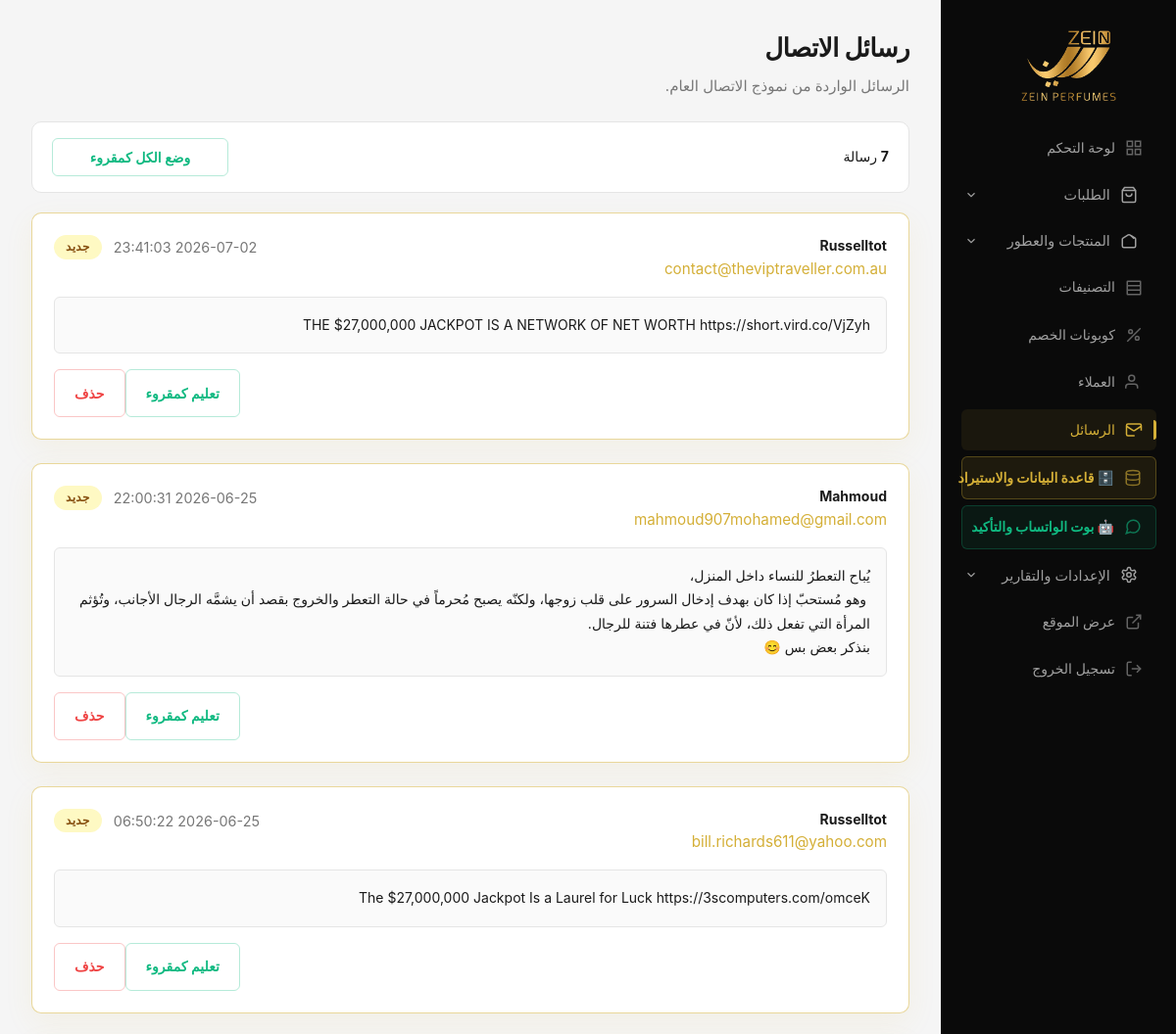
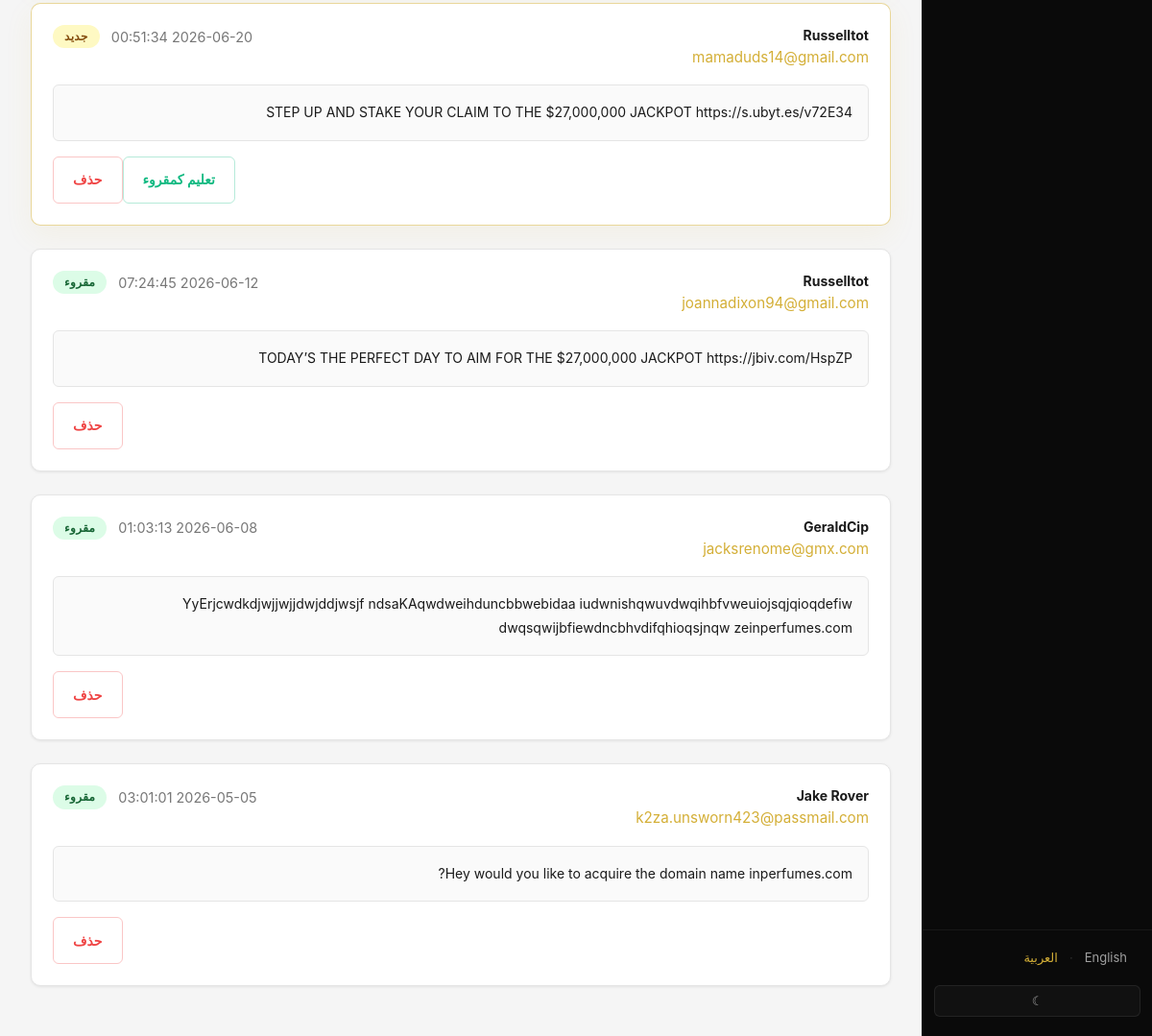
Screenshot of /admin/messages.php (signed in) with the database file from the repository (2 pictures, top to bottom).
### tables this page shows
CREATE TABLE `contact_messages` (
  `id` int(10) UNSIGNED NOT NULL,
  `name` varchar(255) NOT NULL,
  `email` varchar(255) NOT NULL,
  `message` text NOT NULL,
  `created_at` datetime NOT NULL DEFAULT current_timestamp(),
  `read_at` datetime DEFAULT NULL
);

### includes/locale.php (called while the page is built, shortened)
<?php
function current_lang(): string
{
    return $_SESSION['lang'] ?? 'ar';
}
function t(string $key, array $replace = []): string
{
    $lang = current_lang();
    $map = translation_map();
    $str = $map[$lang][$key] ?? $map['en'][$key] ?? $map['ar'][$key] ?? $key;
    return $str;
}

### includes/config.php (called while the page is built, shortened)
<?php
require_once __DIR__ . '/locale.php';
function esc(string $s): string
{
    return htmlspecialchars($s, ENT_QUOTES, 'UTF-8');
}

### includes/admin_bootstrap.php (called while the page is built, shortened)
<?php
require_once __DIR__ . '/config.php';
function admin_base_path(): string
{
    $script = $_SERVER['SCRIPT_NAME'] ?? '';
    $dir = str_replace('\\', '/', dirname($script));
    if (substr($dir, -6) === '/admin') {
        $base = dirname($dir);
    } else {
        $base = $dir;
    }
    return $base === '/' || $base === '\\' ? '' : rtrim($base, '/');
}
function admin_url(string $path = ''): string
{
    $path = ltrim($path, '/');
    $prefix = admin_base_path() !== '' ? admin_base_path() . '/admin/' : '/admin/';
    return $prefix . $path;
}

### admin/messages.php (the view, shortened to what this page needs)
<?php
$pdo = medal_pdo();
$page = max(1, (int) ($_GET['page'] ?? 1));
$pageSize = 10;
$offset = ($page - 1) * $pageSize;
$totalMessages = 0;
$rows = [];
if ($pdo !== null) {
    try {
        $totalMessages = (int) $pdo->query('SELECT COUNT(*) FROM contact_messages')->fetchColumn();
        $rows = $pdo->query('SELECT * FROM contact_messages ORDER BY created_at DESC LIMIT ' . $pageSize . ' OFFSET ' . $offset)->fetchAll();
    } catch (Throwable) {
        $rows = [];
    }
}
require __DIR__ . '/_layout_start.php';
?>
<h1><?= esc(t('admin_messages')) ?></h1>
<p class="admin-lead"><?= esc(t('admin_messages_lead')) ?></p>
<?php if ($pdo === null): ?>
    <div class="admin-error"><?= esc(t('admin_db_short')) ?></div>
<?php else: ?>
    <div class="admin-card admin-card--toolbar" style="display:flex; flex-wrap:wrap; justify-content:space-between; align-items:center; gap:1rem; margin-bottom:1.25rem; padding:1rem 1.25rem;">
        <div>
            <strong><?= esc((string) $totalMessages) ?></strong>
            <?= current_lang() === 'ar' ? 'رسالة' : 'Messages' ?>
        </div>
        <div style="display:flex; gap:0.75rem; flex-wrap:wrap;">
            <form method="post" action="<?= esc(admin_url('messages.php' . ($page > 1 ? '?page=' . $page : ''))) ?>">
                <button type="submit" class="admin-btn admin-btn--success"><?= current_lang() === 'ar' ? 'وضع الكل كمقروء' : 'Mark All Read' ?></button>
            </form>
        </div>
    </div>
    <?php if ($rows === []): ?>
        <p class="admin-muted"><?= esc(t('admin_no_messages')) ?></p>
    <?php else: ?>
        <?php foreach ($rows as $m): ?>
        <div class="admin-card admin-message <?= empty($m['read_at']) ? 'admin-message--unread' : '' ?>">
            <div class="admin-message__header">
                <div>
                    <strong><?= esc((string) $m['name']) ?></strong>
                    <div class="admin-message__email">
                        <a href="mailto:<?= esc((string) $m['email']) ?>"><?= esc((string) $m['email']) ?></a>
                    </div>
                </div>
                <div class="admin-message__meta">
                    <span><?= esc((string) $m['created_at']) ?></span>
                    <?php if (!empty($m['read_at'])): ?>
                        <span class="admin-badge admin-badge--success"><?= esc(t('admin_read_at')) ?></span>
                    <?php else: ?>
                        <span class="admin-badge admin-badge--pending"><?= current_lang() === 'ar' ? 'جديد' : 'New' ?></span>
                    <?php endif; ?>
                </div>
            </div>
            <div class="admin-message__body"><?= esc((string) $m['message']) ?></div>
            <div class="admin-message__actions">
                <?php if (empty($m['read_at'])): ?>
                    <form method="post" action="<?= esc(admin_url('messages.php')) ?>" style="margin-right: 0.5rem;">
                        <button type="submit" class="admin-btn admin-btn--success"><?= esc(t('admin_mark_read')) ?></button>
                    </form>
                <?php endif; ?>
                <form method="post" action="<?= esc(admin_url('messages.php')) ?>" onsubmit="return confirm('<?= esc(current_lang() === 'ar' ? 'هل أنت متأكد من حذف هذه الرسالة؟' : 'Are you sure you want to delete this message?') ?>')">
                    <button type="submit" class="admin-btn admin-btn--danger"><?= esc(t('admin_delete')) ?></button>
                </form>
            </div>
        </div>
    <?php endforeach; ?>
        <?php endif; ?>
    <?php endif; ?>
<?php require __DIR__ . '/_layout_end.php'; ?>

### assets/css/admin.css (style rules this page uses)
:root { --admin-bg: #f5f5f5; --admin-surface: #ffffff; --admin-sidebar-bg: #0a0a0a; --admin-sidebar-text: #a0a0a0; --admin-sidebar-active: #d4af37; --admin-sidebar-hover: #1a1a1a; --admin-primary: #d4af37; --admin-primary-hover: #c5a059; --admin-text: #1a1a1a; --admin-text-muted: #777; --admin-border: #e5e5e5; --admin-success: #10b981; --admin-warning: #f59e0b; --admin-danger: #ef4444; --admin-info: #3b82f6; --admin-radius: 10px; --admin-radius-sm: 6px; --admin-shadow: 0 1px 3px rgba(0,0,0,0.08); --admin-shadow-lg: 0 4px 20px rgba(0,0,0,0.1); --admin-transition: 0.2s ease; --admin-gold: #d4af37; --admin-gold-light: #f0dc82; --admin-badge-pending-bg: #fef9c3; --admin-badge-pending-text: #854d0e; --admin-badge-processing-bg: #dbeafe; --admin-badge-processing-text: #1e40af; --admin-badge-shipped-bg: #f3e8ff; --admin-badge-shipped-text: #6b21a8; --admin-badge-delivered-bg: #dcfce7; --admin-badge-delivered-text: #166534; --admin-badge-cancelled-bg: #fee2e2; --admin-badge-cancelled-text: #991b1b; }
*, *::before, *::after { box-sizing: border-box; }
.admin-body { margin: 0; min-height: 100vh; font-family: -apple-system, BlinkMacSystemFont, 'Segoe UI', Roboto, 'Helvetica Neue', Arial, sans-serif; font-size: 14px; line-height: 1.6; color: var(--admin-text); background: var(--admin-bg); -webkit-font-smoothing: antialiased; -moz-osx-font-smoothing: grayscale; }
.admin-main h1 { margin: 0 0 6px; font-size: 1.625rem; font-weight: 700; color: var(--admin-text); letter-spacing: -0.02em; }
.admin-lead { margin: 0 0 24px; color: var(--admin-text-muted); font-size: 0.9375rem; }
.admin-card { background: var(--admin-surface); border: 1px solid var(--admin-border); border-radius: var(--admin-radius); padding: 24px; margin-bottom: 24px; box-shadow: var(--admin-shadow); transition: box-shadow var(--admin-transition), transform var(--admin-transition); }
.admin-card > :first-child { margin-top: 0; }
.admin-card > :last-child { margin-bottom: 0; }
.admin-message { display: grid; gap: 1rem; padding: 22px; border: 1px solid var(--admin-border); background: var(--admin-surface); }
.admin-message--unread { border-color: rgba(212, 175, 55, 0.5); box-shadow: 0 10px 30px rgba(212, 175, 55, 0.08); }
.admin-message__header { display: flex; flex-wrap: wrap; justify-content: space-between; align-items: flex-start; gap: 0.75rem; }
.admin-message__email a { color: var(--admin-primary); text-decoration: none; font-size: 0.95rem; }
.admin-message__meta { display: flex; flex-wrap: wrap; gap: 0.75rem; align-items: center; font-size: 0.9rem; color: var(--admin-text-muted); }
.admin-message__body { padding: 1rem; background: rgba(0, 0, 0, 0.02); border-radius: var(--admin-radius-sm); border: 1px solid var(--admin-border); white-space: pre-wrap; line-height: 1.75; color: var(--admin-text); }
.admin-message__actions { display: flex; justify-content: flex-end; }
.admin-message__actions .admin-btn { padding: 0.85rem 1.25rem; }
.admin-card--toolbar { padding: 1rem 1.25rem; border-radius: var(--admin-radius); border: 1px solid var(--admin-border); background: var(--admin-surface); box-shadow: none; }
.admin-card--toolbar .admin-btn { min-width: 180px; }
.admin-badge { display: inline-flex; align-items: center; padding: 4px 12px; border-radius: 50px; font-size: 0.75rem; font-weight: 600; letter-spacing: 0.03em; text-transform: uppercase; white-space: nowrap; line-height: 1.4; }
.admin-badge--pending { background: var(--admin-badge-pending-bg); color: var(--admin-badge-pending-text); }
.admin-badge--success { background: var(--admin-badge-delivered-bg); color: var(--admin-badge-delivered-text); }
.admin-btn { display: inline-flex; align-items: center; justify-content: center; gap: 6px; padding: 9px 18px; border-radius: var(--admin-radius-sm); border: 1px solid var(--admin-gold); background: linear-gradient(135deg, var(--admin-gold-light), var(--admin-gold)); color: #1a1a1a; font-size: 0.875rem; font-weight: 600; font-family: inherit; cursor: pointer; text-decoration: none; line-height: 1.4; transition: all 0.2s ease; white-space: nowrap; user-select: none; }
.admin-btn--danger { background: transparent; border-color: rgba(239,68,68,0.3); color: var(--admin-danger); }
.admin-btn--success { background: transparent; border-color: rgba(16,185,129,0.3); color: var(--admin-success); }

### rows the page displays
contact_messages: name "Russelltot", email "contact@theviptraveller.com.au", created_at "2026-07-02 23:41:03", shows "جديد", message "THE $27,000,000 JACKPOT IS A NETWORK OF NET WORTH https://short.vird.co/VjZyh"
contact_messages: name "Mahmoud", email "mahmoud907mohamed@gmail.com", created_at "2026-06-25 22:00:31", shows "جديد", message "يُباح التعطرُ للنساء داخل المنزل، وهو مُستحبّ إذا كان بهدف إدخال السرور على قلب زوجها، ولكنّه يصبح مُحرماً في حالة التعطر والخروج بقصد أن يشمَّه الرجال الأجانب، وتُؤثم المرأة التي تفعل ذلك، لأنّ في عطرها فتنة للرجال. بنذكر بعض بس 😊"
contact_messages: name "Russelltot", email "bill.richards611@yahoo.com", created_at "2026-06-25 06:50:22", shows "جديد", message "The $27,000,000 Jackpot Is a Laurel for Luck https://3scomputers.com/omceK"
contact_messages: name "Russelltot", email "mamaduds14@gmail.com", created_at "2026-06-20 00:51:34", shows "جديد", message "STEP UP AND STAKE YOUR CLAIM TO THE $27,000,000 JACKPOT https://s.ubyt.es/v72E34"
contact_messages: name "Russelltot", email "joannadixon94@gmail.com", created_at "2026-06-12 07:24:45", message "TODAY’S THE PERFECT DAY TO AIM FOR THE $27,000,000 JACKPOT https://jbiv.com/HspZP"
contact_messages: name "GeraldCip", email "jacksrenome@gmx.com", created_at "2026-06-08 01:03:13", message "YyErjcwdkdjwjjwjjdwjddjwsjf ndsaKAqwdweihduncbbwebidaa iudwnishqwuvdwqihbfvweuiojsqjqioqdefiw dwqsqwijbfiewdncbhvdifqhioqsjnqw zeinperfumes.com"
contact_messages: name "Jake Rover", email "k2za.unsworn423@passmail.com", created_at "2026-05-05 03:01:01", message "Hey would you like to acquire the domain name inperfumes.com?"

### other values shown
t('admin_nav_dashboard') "لوحة التحكم"
t('admin_nav_categories') "التصنيفات"
t('admin_nav_promo_codes') "كوبونات الخصم"
t('admin_nav_messages') "الرسائل"
t('admin_nav_view_site') "عرض الموقع"
t('admin_nav_logout') "تسجيل الخروج"
t('lang_en') "English"
t('lang_ar') "العربية"
t('admin_messages') "رسائل الاتصال"
t('admin_messages_lead') "الرسائل الواردة من نموذج الاتصال العام."
$totalMessages "7"
